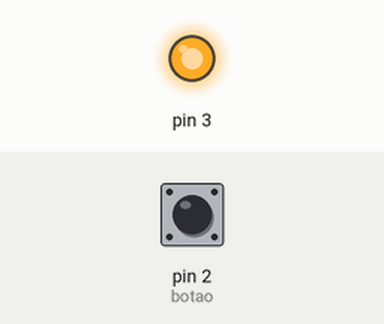
The sketch below on a simulated Arduino Uno, built with avr-gcc and run on an emulated ATmega328P. Parts: output pins drawn as LEDs (lit = HIGH). The inputs (shaded band) are chosen by the test bench; at power-on: pin 2 (botao) LOW.

Above: at 1.2 s.
1.3 s: pin 2 (botao) pulled HIGH for 0.15 s
At 2.1 s:
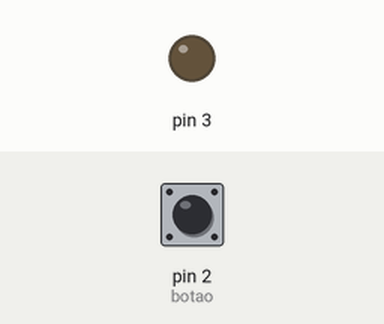
4.4 s: pin 2 (botao) pulled HIGH for 1 s
At 7.1 s:
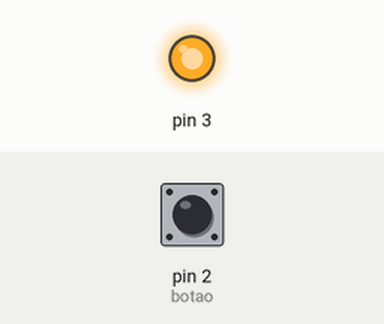
7.9 s: pin 2 (botao) pulled HIGH for 3.2 s
At 8.3 s:
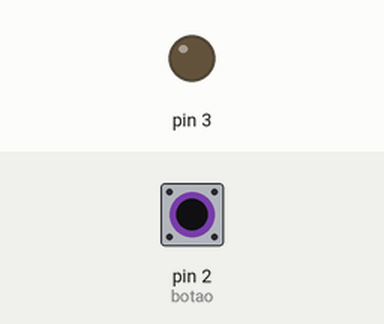
Timing chart, 0 to 13.4 s (numbered marks = the images above; inputs shaded):
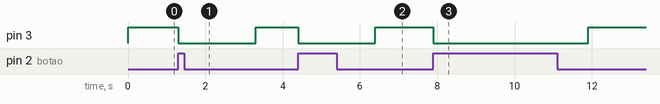

Measured:
- after the input at 1.3 s, pin 3: HIGH → LOW at once, → HIGH 2.0 s later
- after the input at 4.4 s, pin 3: HIGH → LOW at once, → HIGH 2.0 s later
- after the input at 7.9 s, pin 3: HIGH → LOW at once, → HIGH 4.0 s later

The sketch:

Exerc_cio_5.ino
```cpp
const int botao = 2;

void setup()
{
  pinMode(2, INPUT);
  pinMode(3, OUTPUT);
}

int var;

void loop()
{
  digitalWrite (3, HIGH);
  var = digitalRead(botao);
  if (var){
    digitalWrite (3, LOW);
    delay (2000);
  }
  }
```
